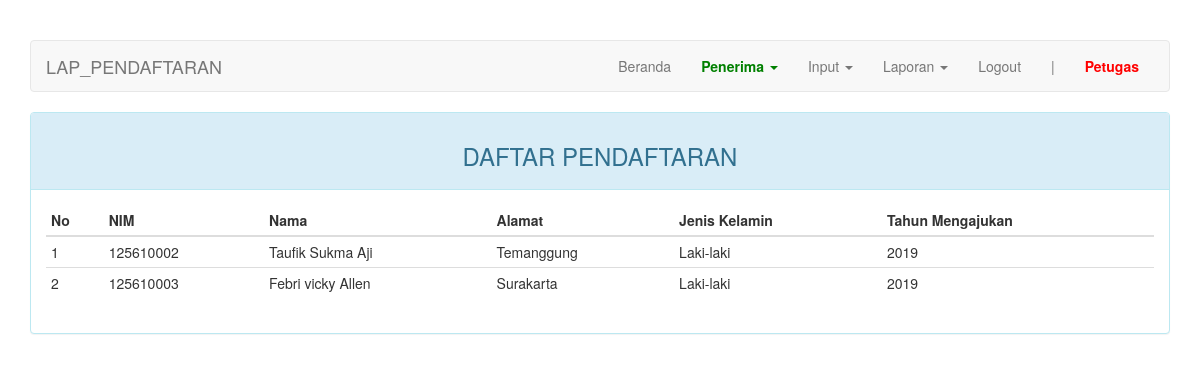
The page /index.php?page=lap_pendaftaran (signed in) on the database its author committed.
### tables this page shows
CREATE TABLE `mahasiswa` (
  `nim` char(9) NOT NULL,
  `nama` varchar(30) NOT NULL,
  `alamat` varchar(100) DEFAULT NULL,
  `jenis_kelamin` enum('Laki-laki','Perempuan') DEFAULT NULL,
  `tahun_mengajukan` char(4) NOT NULL
);

### page/lap_pendaftaran.php (the view)
<div class="row">
	<div class="col-md-12">
	    <div class="panel panel-info">
	        <div class="panel-heading"><h3 class="text-center">DAFTAR PENDAFTARAN</h3></div>
	        <div class="panel-body">
	            <table class="table table-condensed">
	                <thead>
	                    <tr>
	                        <th>No</th>
	                        <th>NIM</th>
													<th>Nama</th>
													<th>Alamat</th>
	                        <th>Jenis Kelamin</th>
	                        <th>Tahun Mengajukan</th>
	                    </tr>
	                </thead>
	                <tbody>
	                    <?php $no = 1; ?>
	                    <?php if ($query = $connection->query("SELECT * FROM mahasiswa WHERE nim IN(SELECT nim FROM nilai)")): ?>
	                        <?php while($row = $query->fetch_assoc()): ?>
	                        <tr>
	                            <td><?=$no++?></td>
															<td><?=$row["nim"]?></td>
	                            <td><?=$row["nama"]?></td>
	                            <td><?=$row['alamat']?></td>
	                            <td><?=$row['jenis_kelamin']?></td>
	                            <td><?=$row['tahun_mengajukan']?></td>
	                        </tr>
	                        <?php endwhile ?>
	                    <?php endif ?>
	                </tbody>
	            </table>
	        </div>
	    </div>
	</div>
</div>

### index.php (style rules this page uses)
body { margin-top: 40px; }

### rows shown on the page
mahasiswa: nim "125610002", nama "Taufik Sukma Aji", alamat "Temanggung", jenis_kelamin "Laki-laki", tahun_mengajukan "2019"
mahasiswa: nim "125610003", nama "Febri vicky Allen", alamat "Surakarta", jenis_kelamin "Laki-laki", tahun_mengajukan "2019"

### other values the page prints
$str "LAP_PENDAFTARAN"
$_SESSION["username"] "Petugas"
